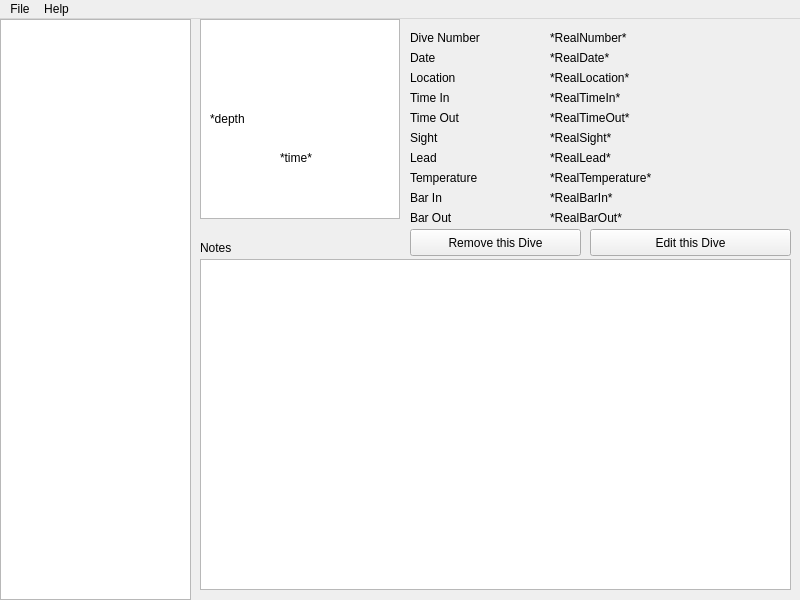
<?xml version="1.0" encoding="UTF-8"?>
<ui version="4.0">
 <class>Logbook</class>
 <widget class="QMainWindow" name="Logbook">
  <property name="geometry">
   <rect>
    <x>0</x>
    <y>0</y>
    <width>800</width>
    <height>600</height>
   </rect>
  </property>
  <property name="minimumSize">
   <size>
    <width>800</width>
    <height>600</height>
   </size>
  </property>
  <property name="maximumSize">
   <size>
    <width>800</width>
    <height>600</height>
   </size>
  </property>
  <property name="baseSize">
   <size>
    <width>200</width>
    <height>200</height>
   </size>
  </property>
  <property name="windowTitle">
   <string>Logbook</string>
  </property>
  <property name="windowIcon">
   <iconset resource="../res.qrc">
    <normaloff>:/img/icon.png</normaloff>:/img/icon.png</iconset>
  </property>
  <widget class="QWidget" name="centralwidget">
   <widget class="QGraphicsView" name="logbookImage">
    <property name="geometry">
     <rect>
      <x>200</x>
      <y>0</y>
      <width>200</width>
      <height>200</height>
     </rect>
    </property>
    <property name="sizePolicy">
     <sizepolicy hsizetype="Ignored" vsizetype="Ignored">
      <horstretch>200</horstretch>
      <verstretch>200</verstretch>
     </sizepolicy>
    </property>
    <property name="minimumSize">
     <size>
      <width>200</width>
      <height>200</height>
     </size>
    </property>
    <property name="maximumSize">
     <size>
      <width>200</width>
      <height>200</height>
     </size>
    </property>
    <property name="sizeIncrement">
     <size>
      <width>200</width>
      <height>200</height>
     </size>
    </property>
    <property name="baseSize">
     <size>
      <width>200</width>
      <height>200</height>
     </size>
    </property>
    <property name="styleSheet">
     <string notr="true">background-image: url(:/img/log.png);</string>
    </property>
   </widget>
   <widget class="QLabel" name="LNumber">
    <property name="geometry">
     <rect>
      <x>410</x>
      <y>10</y>
      <width>91</width>
      <height>18</height>
     </rect>
    </property>
    <property name="text">
     <string>Dive Number</string>
    </property>
   </widget>
   <widget class="QLabel" name="INumber">
    <property name="geometry">
     <rect>
      <x>550</x>
      <y>10</y>
      <width>241</width>
      <height>18</height>
     </rect>
    </property>
    <property name="text">
     <string>*RealNumber*</string>
    </property>
   </widget>
   <widget class="QLabel" name="LLocation">
    <property name="geometry">
     <rect>
      <x>410</x>
      <y>50</y>
      <width>91</width>
      <height>18</height>
     </rect>
    </property>
    <property name="text">
     <string>Location</string>
    </property>
   </widget>
   <widget class="QLabel" name="ILocation">
    <property name="geometry">
     <rect>
      <x>550</x>
      <y>50</y>
      <width>241</width>
      <height>18</height>
     </rect>
    </property>
    <property name="text">
     <string>*RealLocation*</string>
    </property>
   </widget>
   <widget class="QLabel" name="LTimeIn">
    <property name="geometry">
     <rect>
      <x>410</x>
      <y>70</y>
      <width>91</width>
      <height>18</height>
     </rect>
    </property>
    <property name="text">
     <string>Time In</string>
    </property>
   </widget>
   <widget class="QLabel" name="LTimeOut">
    <property name="geometry">
     <rect>
      <x>410</x>
      <y>90</y>
      <width>91</width>
      <height>18</height>
     </rect>
    </property>
    <property name="text">
     <string>Time Out</string>
    </property>
   </widget>
   <widget class="QLabel" name="ITimeIn">
    <property name="geometry">
     <rect>
      <x>550</x>
      <y>70</y>
      <width>241</width>
      <height>18</height>
     </rect>
    </property>
    <property name="text">
     <string>*RealTimeIn*</string>
    </property>
   </widget>
   <widget class="QLabel" name="ITimeOut">
    <property name="geometry">
     <rect>
      <x>550</x>
      <y>90</y>
      <width>241</width>
      <height>18</height>
     </rect>
    </property>
    <property name="text">
     <string>*RealTimeOut*</string>
    </property>
   </widget>
   <widget class="QLabel" name="LSight">
    <property name="geometry">
     <rect>
      <x>410</x>
      <y>110</y>
      <width>91</width>
      <height>18</height>
     </rect>
    </property>
    <property name="text">
     <string>Sight</string>
    </property>
   </widget>
   <widget class="QLabel" name="ISight">
    <property name="geometry">
     <rect>
      <x>550</x>
      <y>110</y>
      <width>241</width>
      <height>18</height>
     </rect>
    </property>
    <property name="text">
     <string>*RealSight*</string>
    </property>
   </widget>
   <widget class="QLabel" name="LLead">
    <property name="geometry">
     <rect>
      <x>410</x>
      <y>130</y>
      <width>91</width>
      <height>18</height>
     </rect>
    </property>
    <property name="text">
     <string>Lead</string>
    </property>
   </widget>
   <widget class="QLabel" name="ILead">
    <property name="geometry">
     <rect>
      <x>550</x>
      <y>130</y>
      <width>241</width>
      <height>18</height>
     </rect>
    </property>
    <property name="text">
     <string>*RealLead*</string>
    </property>
   </widget>
   <widget class="QLabel" name="LDate">
    <property name="geometry">
     <rect>
      <x>410</x>
      <y>30</y>
      <width>91</width>
      <height>18</height>
     </rect>
    </property>
    <property name="text">
     <string>Date</string>
    </property>
   </widget>
   <widget class="QLabel" name="IDate">
    <property name="geometry">
     <rect>
      <x>550</x>
      <y>30</y>
      <width>251</width>
      <height>18</height>
     </rect>
    </property>
    <property name="text">
     <string>*RealDate*</string>
    </property>
   </widget>
   <widget class="QLabel" name="LTemperature">
    <property name="geometry">
     <rect>
      <x>410</x>
      <y>150</y>
      <width>91</width>
      <height>18</height>
     </rect>
    </property>
    <property name="text">
     <string>Temperature</string>
    </property>
   </widget>
   <widget class="QLabel" name="ITemperature">
    <property name="geometry">
     <rect>
      <x>550</x>
      <y>150</y>
      <width>241</width>
      <height>18</height>
     </rect>
    </property>
    <property name="text">
     <string>*RealTemperature*</string>
    </property>
   </widget>
   <widget class="QLabel" name="LNotes">
    <property name="geometry">
     <rect>
      <x>200</x>
      <y>220</y>
      <width>62</width>
      <height>18</height>
     </rect>
    </property>
    <property name="text">
     <string>Notes</string>
    </property>
   </widget>
   <widget class="QTextBrowser" name="INotes">
    <property name="geometry">
     <rect>
      <x>200</x>
      <y>240</y>
      <width>591</width>
      <height>331</height>
     </rect>
    </property>
   </widget>
   <widget class="QLabel" name="IDepth">
    <property name="geometry">
     <rect>
      <x>210</x>
      <y>90</y>
      <width>41</width>
      <height>20</height>
     </rect>
    </property>
    <property name="text">
     <string>*depth</string>
    </property>
   </widget>
   <widget class="QLabel" name="ITime">
    <property name="geometry">
     <rect>
      <x>280</x>
      <y>130</y>
      <width>51</width>
      <height>18</height>
     </rect>
    </property>
    <property name="text">
     <string>*time*</string>
    </property>
   </widget>
   <widget class="QListWidget" name="ListDives">
    <property name="geometry">
     <rect>
      <x>0</x>
      <y>0</y>
      <width>191</width>
      <height>581</height>
     </rect>
    </property>
   </widget>
   <widget class="QPushButton" name="Delete">
    <property name="geometry">
     <rect>
      <x>410</x>
      <y>210</y>
      <width>171</width>
      <height>27</height>
     </rect>
    </property>
    <property name="text">
     <string>Remove this Dive</string>
    </property>
   </widget>
   <widget class="QPushButton" name="Edit">
    <property name="geometry">
     <rect>
      <x>590</x>
      <y>210</y>
      <width>201</width>
      <height>27</height>
     </rect>
    </property>
    <property name="text">
     <string>Edit this Dive</string>
    </property>
   </widget>
   <widget class="QLabel" name="LBarIn">
    <property name="geometry">
     <rect>
      <x>410</x>
      <y>170</y>
      <width>91</width>
      <height>18</height>
     </rect>
    </property>
    <property name="text">
     <string>Bar In</string>
    </property>
   </widget>
   <widget class="QLabel" name="LBarOut">
    <property name="geometry">
     <rect>
      <x>410</x>
      <y>190</y>
      <width>71</width>
      <height>18</height>
     </rect>
    </property>
    <property name="text">
     <string>Bar Out</string>
    </property>
   </widget>
   <widget class="QLabel" name="IBarIn">
    <property name="geometry">
     <rect>
      <x>550</x>
      <y>170</y>
      <width>241</width>
      <height>18</height>
     </rect>
    </property>
    <property name="text">
     <string>*RealBarIn*</string>
    </property>
   </widget>
   <widget class="QLabel" name="IBarOut">
    <property name="geometry">
     <rect>
      <x>550</x>
      <y>190</y>
      <width>231</width>
      <height>18</height>
     </rect>
    </property>
    <property name="text">
     <string>*RealBarOut*</string>
    </property>
   </widget>
  </widget>
  <widget class="QMenuBar" name="menubar">
   <property name="geometry">
    <rect>
     <x>0</x>
     <y>0</y>
     <width>800</width>
     <height>25</height>
    </rect>
   </property>
   <widget class="QMenu" name="menuFile">
    <property name="title">
     <string>File</string>
    </property>
    <addaction name="AddDive"/>
    <addaction name="Stats"/>
    <addaction name="separator"/>
    <addaction name="Quit"/>
   </widget>
   <widget class="QMenu" name="menuHelp">
    <property name="title">
     <string>Help</string>
    </property>
    <addaction name="About"/>
    <addaction name="License"/>
   </widget>
   <addaction name="menuFile"/>
   <addaction name="menuHelp"/>
  </widget>
  <action name="AddDive">
   <property name="text">
    <string>Add Dive</string>
   </property>
  </action>
  <action name="Quit">
   <property name="text">
    <string>Quit</string>
   </property>
  </action>
  <action name="Stats">
   <property name="text">
    <string>View Statistics</string>
   </property>
  </action>
  <action name="About">
   <property name="text">
    <string>About</string>
   </property>
  </action>
  <action name="License">
   <property name="text">
    <string>License</string>
   </property>
  </action>
 </widget>
 <tabstops>
  <tabstop>ListDives</tabstop>
  <tabstop>Delete</tabstop>
  <tabstop>Edit</tabstop>
  <tabstop>logbookImage</tabstop>
  <tabstop>INotes</tabstop>
 </tabstops>
 <resources>
  <include location="../res.qrc"/>
 </resources>
 <connections/>
</ui>
